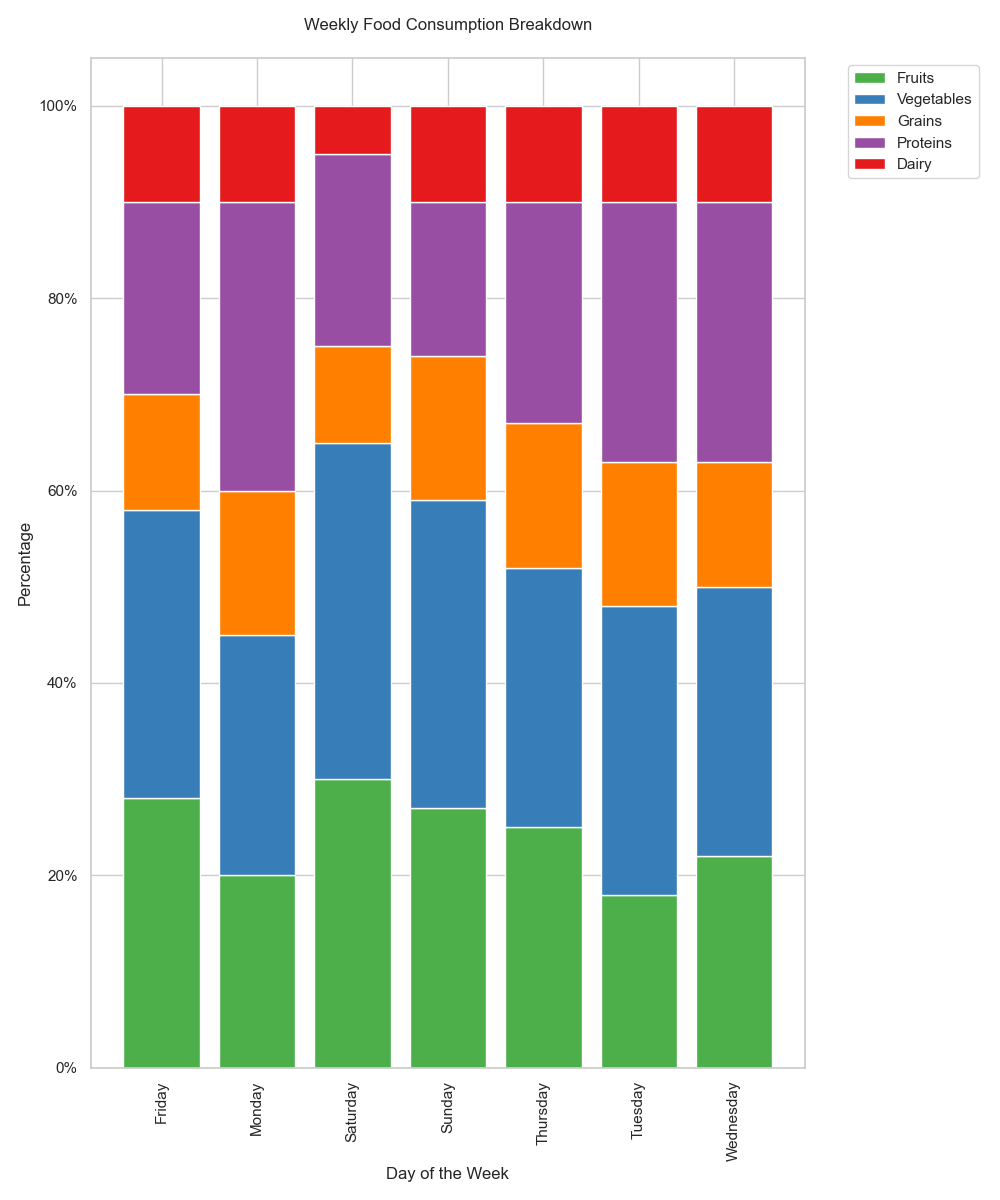

Reproduce this figure in Python.

import seaborn as sns
import matplotlib.pyplot as plt
import pandas as pd

data = [
    {'Day': 'Monday', 'Fruits': '20%', 'Vegetables': '25%', 'Grains': '15%', 'Proteins': '30%', 'Dairy': '10%'},
    {'Day': 'Tuesday', 'Fruits': '18%', 'Vegetables': '30%', 'Grains': '15%', 'Proteins': '27%', 'Dairy': '10%'},
    {'Day': 'Wednesday', 'Fruits': '22%', 'Vegetables': '28%', 'Grains': '13%', 'Proteins': '27%', 'Dairy': '10%'},
    {'Day': 'Thursday', 'Fruits': '25%', 'Vegetables': '27%', 'Grains': '15%', 'Proteins': '23%', 'Dairy': '10%'},
    {'Day': 'Friday', 'Fruits': '28%', 'Vegetables': '30%', 'Grains': '12%', 'Proteins': '20%', 'Dairy': '10%'},
    {'Day': 'Saturday', 'Fruits': '30%', 'Vegetables': '35%', 'Grains': '10%', 'Proteins': '20%', 'Dairy': '5%'},
    {'Day': 'Sunday', 'Fruits': '27%', 'Vegetables': '32%', 'Grains': '15%', 'Proteins': '16%', 'Dairy': '10%'}
]

df = pd.DataFrame(data)

for col in df.columns:
    if col != 'Day':
        df[col] = df[col].str.rstrip('%').astype('float') / 100

df.set_index('Day', inplace=True)
df.sort_index(inplace=True)

cumsum_df = df.cumsum(axis=1)

fig, ax = plt.subplots(figsize=(10, 12))

colors = ['#4daf4a', '#377eb8', '#ff7f00', '#984ea3', '#e41a1c']
width = 0.8
for i, col in enumerate(df.columns):
    ax.bar(df.index, df[col], bottom=cumsum_df[col] - df[col], color=colors[i], edgecolor='white', width=width)

plt.xticks(rotation=90)
plt.yticks(ticks=[0, 0.2, 0.4, 0.6, 0.8, 1], labels=['0%', '20%', '40%', '60%', '80%', '100%'])
plt.xlabel('Day of the Week')
plt.ylabel('Percentage')
plt.title('Weekly Food Consumption Breakdown', pad=20)
plt.legend(df.columns, bbox_to_anchor=(1.05, 1), loc='upper left')
plt.tight_layout()

plt.show()
